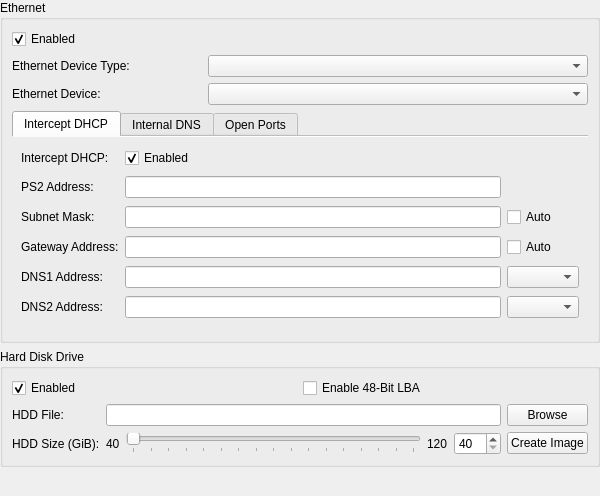
<?xml version="1.0" encoding="UTF-8"?>
<ui version="4.0">
 <class>DEV9SettingsWidget</class>
 <widget class="QWidget" name="DEV9SettingsWidget">
  <property name="geometry">
   <rect>
    <x>0</x>
    <y>0</y>
    <width>600</width>
    <height>496</height>
   </rect>
  </property>
  <layout class="QVBoxLayout" name="verticalLayout">
   <property name="leftMargin">
    <number>0</number>
   </property>
   <property name="topMargin">
    <number>0</number>
   </property>
   <property name="rightMargin">
    <number>0</number>
   </property>
   <property name="bottomMargin">
    <number>0</number>
   </property>
   <item>
    <widget class="QGroupBox" name="groupBox">
     <property name="title">
      <string>Ethernet</string>
     </property>
     <layout class="QGridLayout" name="gridLayout">
      <item row="2" column="1" colspan="2">
       <widget class="QComboBox" name="ethDev"/>
      </item>
      <item row="2" column="0">
       <widget class="QLabel" name="ethDevLabel">
        <property name="text">
         <string>Ethernet Device:</string>
        </property>
       </widget>
      </item>
      <item row="1" column="0">
       <widget class="QLabel" name="ethDevTypeLabel">
        <property name="text">
         <string>Ethernet Device Type:</string>
        </property>
       </widget>
      </item>
      <item row="3" column="0" colspan="3">
       <widget class="QTabWidget" name="ethTabWidget">
        <property name="currentIndex">
         <number>0</number>
        </property>
        <property name="documentMode">
         <bool>true</bool>
        </property>
        <widget class="QWidget" name="tab">
         <attribute name="title">
          <string>Intercept DHCP</string>
         </attribute>
         <layout class="QGridLayout" name="gridLayout_3">
          <item row="4" column="2">
           <widget class="QComboBox" name="ethDNS1Mode"/>
          </item>
          <item row="0" column="1">
           <widget class="QCheckBox" name="ethInterceptDHCP">
            <property name="text">
             <string comment="InterceptDHCP">Enabled</string>
            </property>
            <property name="checked">
             <bool>true</bool>
            </property>
           </widget>
          </item>
          <item row="2" column="1">
           <widget class="QLineEdit" name="ethNetMask">
            <property name="inputMask">
             <string/>
            </property>
           </widget>
          </item>
          <item row="2" column="0">
           <widget class="QLabel" name="ethNetMaskLabel">
            <property name="text">
             <string>Subnet Mask:</string>
            </property>
           </widget>
          </item>
          <item row="3" column="0">
           <widget class="QLabel" name="ethGatewayAddrLabel">
            <property name="text">
             <string>Gateway Address:</string>
            </property>
           </widget>
          </item>
          <item row="3" column="2">
           <widget class="QCheckBox" name="ethGatewayAuto">
            <property name="text">
             <string>Auto</string>
            </property>
           </widget>
          </item>
          <item row="0" column="0">
           <widget class="QLabel" name="ethInterceptDHCPLabel">
            <property name="text">
             <string>Intercept DHCP:</string>
            </property>
           </widget>
          </item>
          <item row="1" column="1">
           <widget class="QLineEdit" name="ethPS2Addr">
            <property name="inputMask">
             <string/>
            </property>
           </widget>
          </item>
          <item row="2" column="2">
           <widget class="QCheckBox" name="ethNetMaskAuto">
            <property name="text">
             <string>Auto</string>
            </property>
           </widget>
          </item>
          <item row="1" column="0">
           <widget class="QLabel" name="ethPS2AddrLabel">
            <property name="text">
             <string>PS2 Address:</string>
            </property>
           </widget>
          </item>
          <item row="3" column="1">
           <widget class="QLineEdit" name="ethGatewayAddr">
            <property name="inputMask">
             <string/>
            </property>
           </widget>
          </item>
          <item row="4" column="0">
           <widget class="QLabel" name="ethDNS1AddrLabel">
            <property name="text">
             <string>DNS1 Address:</string>
            </property>
           </widget>
          </item>
          <item row="4" column="1">
           <widget class="QLineEdit" name="ethDNS1Addr">
            <property name="inputMask">
             <string/>
            </property>
           </widget>
          </item>
          <item row="5" column="0">
           <widget class="QLabel" name="ethDNS2AddrLabel">
            <property name="text">
             <string>DNS2 Address:</string>
            </property>
           </widget>
          </item>
          <item row="5" column="1">
           <widget class="QLineEdit" name="ethDNS2Addr">
            <property name="inputMask">
             <string/>
            </property>
           </widget>
          </item>
          <item row="5" column="2">
           <widget class="QComboBox" name="ethDNS2Mode"/>
          </item>
         </layout>
        </widget>
        <widget class="QWidget" name="tab_2">
         <attribute name="title">
          <string>Internal DNS</string>
         </attribute>
         <layout class="QGridLayout" name="gridLayout_4">
          <item row="1" column="1">
           <layout class="QVBoxLayout" name="verticalLayout_2">
            <item>
             <widget class="QPushButton" name="ethHostAdd">
              <property name="text">
               <string>Add</string>
              </property>
             </widget>
            </item>
            <item>
             <widget class="QPushButton" name="ethHostDel">
              <property name="text">
               <string>Delete</string>
              </property>
             </widget>
            </item>
            <item>
             <widget class="QPushButton" name="ethHostExport">
              <property name="text">
               <string>Export</string>
              </property>
             </widget>
            </item>
            <item>
             <widget class="QPushButton" name="ethHostImport">
              <property name="text">
               <string>Import</string>
              </property>
             </widget>
            </item>
            <item>
             <widget class="QPushButton" name="ethHostPerGame">
              <property name="text">
               <string>Per game</string>
              </property>
             </widget>
            </item>
            <item>
             <spacer name="verticalSpacer_2">
              <property name="orientation">
               <enum>Qt::Vertical</enum>
              </property>
              <property name="sizeHint" stdset="0">
               <size>
                <width>20</width>
                <height>40</height>
               </size>
              </property>
             </spacer>
            </item>
           </layout>
          </item>
          <item row="0" column="0" colspan="2">
           <widget class="QLabel" name="label_11">
            <property name="text">
             <string>Internal DNS can be selected using the DNS1/2 dropdowns, or by setting them to 192.0.2.1</string>
            </property>
           </widget>
          </item>
          <item row="1" column="0">
           <widget class="QTableView" name="ethHosts">
            <property name="selectionMode">
             <enum>QAbstractItemView::SingleSelection</enum>
            </property>
            <property name="sortingEnabled">
             <bool>true</bool>
            </property>
            <attribute name="horizontalHeaderHighlightSections">
             <bool>false</bool>
            </attribute>
            <attribute name="verticalHeaderVisible">
             <bool>false</bool>
            </attribute>
           </widget>
          </item>
         </layout>
        </widget>
        <widget class="QWidget" name="tab_3">
         <attribute name="title">
          <string>Open Ports</string>
         </attribute>
         <layout class="QGridLayout" name="gridLayout_5">
          <item row="1" column="0">
           <widget class="QTableView" name="ethOpenPorts">
            <property name="selectionMode">
             <enum>QAbstractItemView::SingleSelection</enum>
            </property>
            <property name="sortingEnabled">
             <bool>true</bool>
            </property>
            <attribute name="horizontalHeaderHighlightSections">
             <bool>false</bool>
            </attribute>
            <attribute name="verticalHeaderVisible">
             <bool>false</bool>
            </attribute>
           </widget>
          </item>
          <item row="1" column="1">
           <layout class="QVBoxLayout" name="verticalLayout_3">
            <item>
             <widget class="QPushButton" name="ethPortAdd">
              <property name="text">
               <string>Add</string>
              </property>
             </widget>
            </item>
            <item>
             <widget class="QPushButton" name="ethPortDel">
              <property name="text">
               <string>Delete</string>
              </property>
             </widget>
            </item>
            <item>
             <widget class="QPushButton" name="ethPortPerGame">
              <property name="text">
               <string>Per game</string>
              </property>
             </widget>
            </item>
            <item>
             <spacer name="verticalSpacer_3">
              <property name="orientation">
               <enum>Qt::Vertical</enum>
              </property>
              <property name="sizeHint" stdset="0">
               <size>
                <width>20</width>
                <height>40</height>
               </size>
              </property>
             </spacer>
            </item>
           </layout>
          </item>
          <item row="0" column="0" colspan="2">
           <widget class="QLabel" name="label_12">
            <property name="text">
             <string>Open ports for incoming connections</string>
            </property>
           </widget>
          </item>
         </layout>
        </widget>
       </widget>
      </item>
      <item row="1" column="1" colspan="2">
       <widget class="QComboBox" name="ethDevType"/>
      </item>
      <item row="0" column="0" colspan="3">
       <widget class="QCheckBox" name="ethEnabled">
        <property name="text">
         <string comment="InternalDNSTable">Enabled</string>
        </property>
        <property name="checked">
         <bool>true</bool>
        </property>
       </widget>
      </item>
     </layout>
    </widget>
   </item>
   <item>
    <widget class="QGroupBox" name="groupBox_2">
     <property name="title">
      <string>Hard Disk Drive</string>
     </property>
     <layout class="QGridLayout" name="gridLayout_2">
      <item row="1" column="2">
       <widget class="QPushButton" name="hddBrowseFile">
        <property name="text">
         <string>Browse</string>
        </property>
       </widget>
      </item>
      <item row="1" column="1">
       <widget class="QLineEdit" name="hddFile"/>
      </item>
      <item row="0" column="0" colspan="3">
       <layout class="QHBoxLayout" name="horizontalLayout_2">
        <item>
         <widget class="QCheckBox" name="hddEnabled">
          <property name="text">
           <string comment="HDD">Enabled</string>
          </property>
          <property name="checked">
           <bool>true</bool>
          </property>
         </widget>
        </item>
        <item>
         <widget class="QCheckBox" name="hddLBA48">
          <property name="text">
           <string>Enable 48-Bit LBA</string>
          </property>
         </widget>
        </item>
       </layout>
      </item>
      <item row="2" column="1">
       <layout class="QHBoxLayout" name="horizontalLayout">
        <item>
         <widget class="QLabel" name="hddSizeMinLabel">
          <property name="text">
           <string>40</string>
          </property>
         </widget>
        </item>
        <item>
         <widget class="QSlider" name="hddSizeSlider">
          <property name="minimum">
           <number>40</number>
          </property>
          <property name="maximum">
           <number>120</number>
          </property>
          <property name="singleStep">
           <number>1</number>
          </property>
          <property name="orientation">
           <enum>Qt::Horizontal</enum>
          </property>
          <property name="tickPosition">
           <enum>QSlider::TicksBelow</enum>
          </property>
          <property name="tickInterval">
           <number>5</number>
          </property>
         </widget>
        </item>
        <item>
         <widget class="QLabel" name="hddSizeMaxLabel">
          <property name="text">
           <string>120</string>
          </property>
         </widget>
        </item>
        <item>
         <widget class="QSpinBox" name="hddSizeSpinBox">
          <property name="minimum">
           <number>40</number>
          </property>
          <property name="maximum">
           <number>120</number>
          </property>
         </widget>
        </item>
       </layout>
      </item>
      <item row="1" column="0">
       <widget class="QLabel" name="hddFileLabel">
        <property name="text">
         <string>HDD File:</string>
        </property>
       </widget>
      </item>
      <item row="2" column="0">
       <widget class="QLabel" name="hddSizeLabel">
        <property name="text">
         <string>HDD Size (GiB):</string>
        </property>
       </widget>
      </item>
      <item row="2" column="2">
       <widget class="QPushButton" name="hddCreate">
        <property name="text">
         <string>Create Image</string>
        </property>
       </widget>
      </item>
     </layout>
    </widget>
   </item>
   <item>
    <spacer name="verticalSpacer">
     <property name="orientation">
      <enum>Qt::Vertical</enum>
     </property>
     <property name="sizeHint" stdset="0">
      <size>
       <width>20</width>
       <height>68</height>
      </size>
     </property>
    </spacer>
   </item>
  </layout>
 </widget>
 <resources/>
 <connections/>
</ui>
